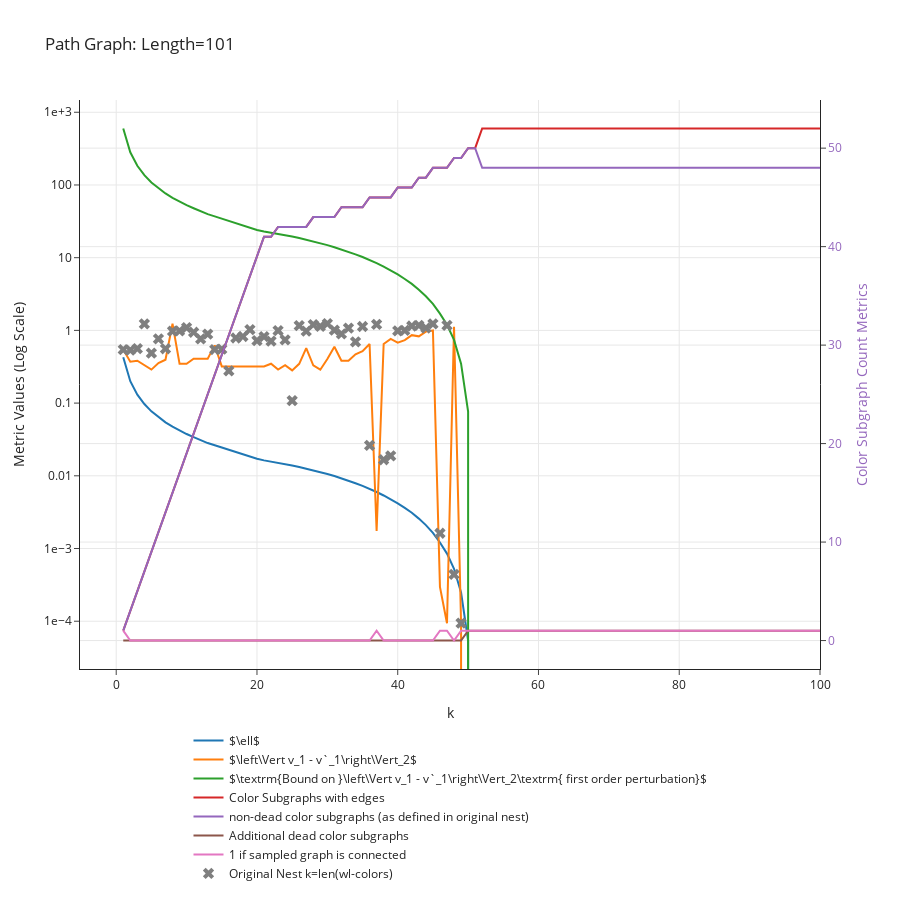

Notebook source saved alongside this figure:
### Code cell
n = 101  # Number of nodes for both graphs
G = nx.path_graph(n)

print("G edges", G.number_of_edges())

data_dict = get_convergence_data_of_nest(G, min_cluster_size = 1)
plot_convergence_data(data_dict, f"Path Graph: Length={n}")
